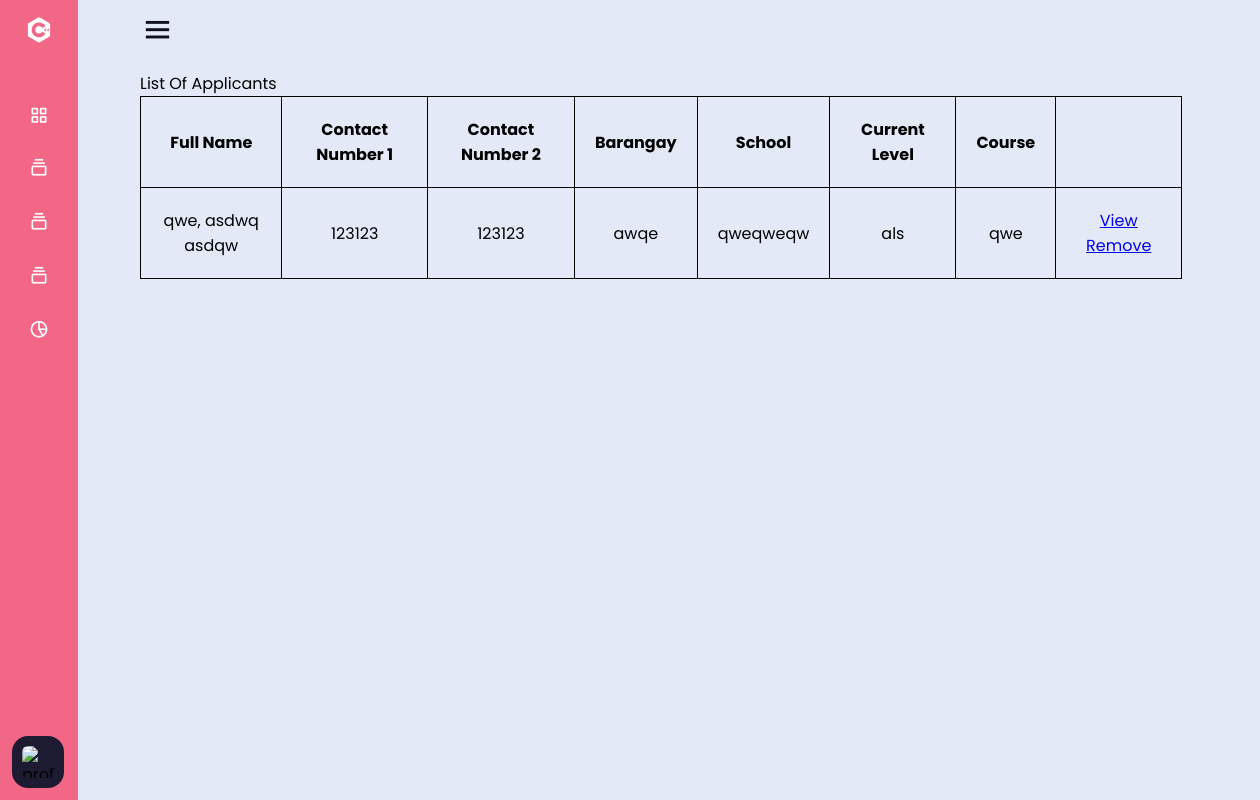
/applicantList.php (signed in), run on an earlier commit of the app's database.
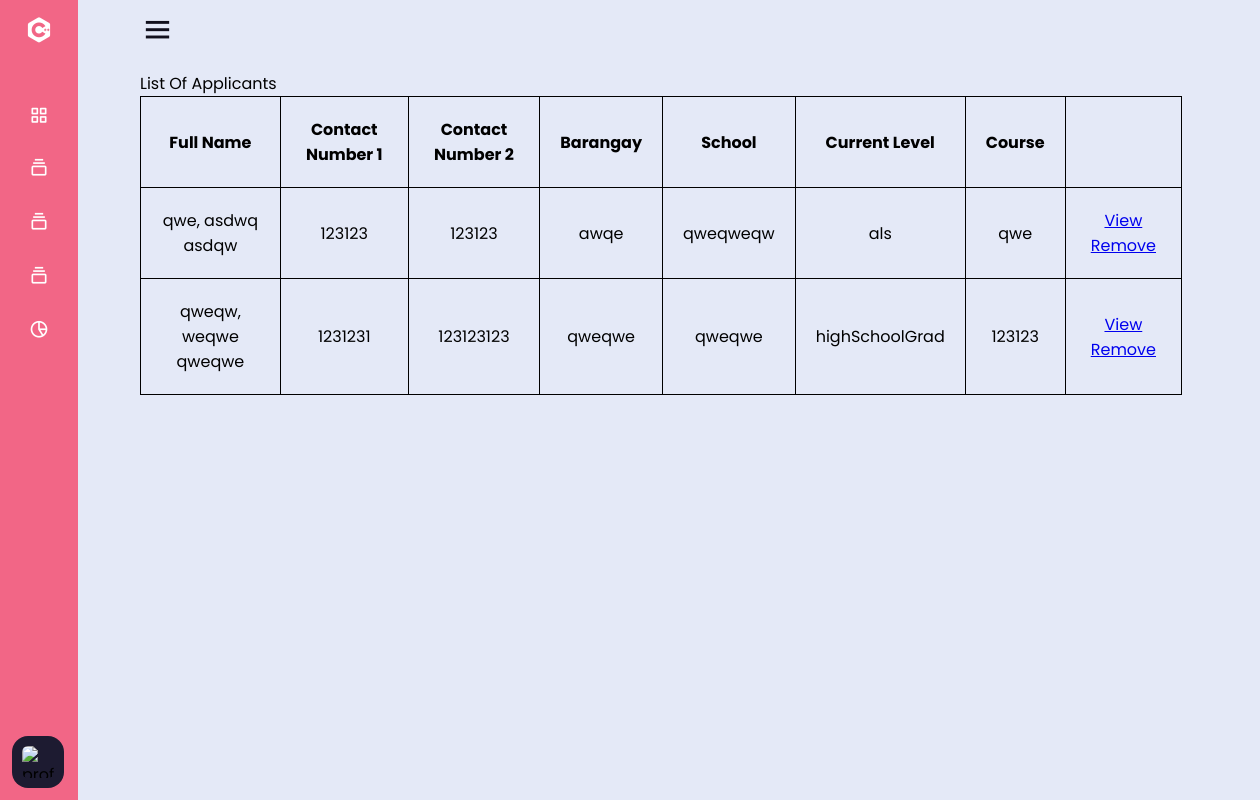
And on a later commit of the database.
### tables this page shows
CREATE TABLE `registration` (
  `fullName` varchar(255) NOT NULL,
  `lastName` varchar(50) NOT NULL,
  `firstName` varchar(50) NOT NULL,
  `middleName` varchar(50) NOT NULL,
  `status` varchar(100) NOT NULL,
  `gender` varchar(10) NOT NULL,
  `civilStatus` varchar(10) NOT NULL,
  `voter` varchar(5) NOT NULL,
  `birthDate` date NOT NULL,
  `birthPlace` varchar(100) NOT NULL,
  `citizenship` varchar(10) NOT NULL,
  `fullAddress` varchar(255) NOT NULL,
  `houseAddress` varchar(100) NOT NULL,
  `streetAddress` varchar(100) NOT NULL,
  `barangayAddress` varchar(100) NOT NULL,
  `contactNum1` int(20) NOT NULL,
  `contactNum2` int(20) NOT NULL,
  `2x2Pic` longblob NOT NULL,
  `signaturePic` longblob NOT NULL,
  `schoolName` varchar(100) NOT NULL,
  `schoolAddress` varchar(100) NOT NULL,
  `schoolType` varchar(10) NOT NULL,
  `course` varchar(50) NOT NULL,
  `yearLevel` varchar(50) NOT NULL,
  `fatherName` varchar(100) NOT NULL,
  `fatherStatus` varchar(20) NOT NULL,
  `fatherAddress` varchar(100) NOT NULL,
  `fatherContact` int(20) NOT NULL,
  `fatherOccupation` varchar(50) NOT NULL,
  `fatherEduc` varchar(50) NOT NULL,
  `motherName` varchar(100) NOT NULL,
  `motherStatus` varchar(50) NOT NULL,
  `motherAddress` varchar(100) NOT NULL,
  `motherContact` int(20) NOT NULL,
  `motherOccupation` varchar(50) NOT NULL,
  `motherEduc` varchar(50) NOT NULL,
  `guardianName` varchar(100) NOT NULL,
  `guardianAddress` varchar(100) NOT NULL,
  `guardianContact` int(20) NOT NULL,
  `guardianOccupation` varchar(50) NOT NULL,
  `guardianEduc` varchar(50) NOT NULL,
  `sizeFamily` int(50) NOT NULL,
  `annualGross` int(100) NOT NULL
);

### include/selectDb.php (called while the page is built, shortened)
<?php
include 'dbConnection.php';
$getApplicant = "SELECT * FROM registration WHERE status = 'undefined'";
$resultGetApplicant = mysqli_query($conn, $getApplicant);

### applicantList.php (the view, shortened to what this page needs)
<!DOCTYPE html>
<html lang="en">
<head>
</head>
<body>
    <?php
    include 'include/nav.php';
    include 'include/selectDb.php';
    ?>
    <section class="home-section">
        <caption>List Of Applicants</caption>
        <table>
            <tr>
                <th>Full Name</th>
                <th>Contact Number 1</th>
                <th>Contact Number 2</th>
                <th>Barangay</th>
                <th>School</th>
                <th>Current Level</th>
                <th>Course</th>
                <th></th>
            </tr>
            <?php
            if ($resultGetApplicant->num_rows > 0) {
                while ($row = $resultGetApplicant->fetch_assoc()) {
            ?>
                    <tr>
                        <td><?php echo $row['fullName']; ?></td>
                        <td><?php echo $row['contactNum1']; ?></td>
                        <td><?php echo $row['contactNum2']; ?></td>
                        <td><?php echo $row['barangayAddress']; ?></td>
                        <td><?php echo $row['schoolName']; ?></td>
                        <td><?php echo $row['yearLevel']; ?></td>
                        <td><?php echo $row['course']; ?></td>
                        <td>
                            <a href="applicantView.php?id=<?php echo $row['fullName']; ?>">View</a>
                            <a href="applicantRemove.php?id=<?php echo $row['fullName']; ?>">Remove</a>
                        </td>
                    </tr>
            <?php
                }
                echo "</table>";
            } else {
                echo "<tr><td>" . "0 result" . "</td><td></table>";
            }
            ?>
    </section>
</body>
</html>

What changed in the data, as far as the page shows it:
added registration: fullName "qweqw, weqwe qweqwe", contactNum1 "1231231", contactNum2 "123123123", barangayAddress "qweqwe", schoolName "qweqwe", yearLevel "highSchoolGrad", course "123123"
